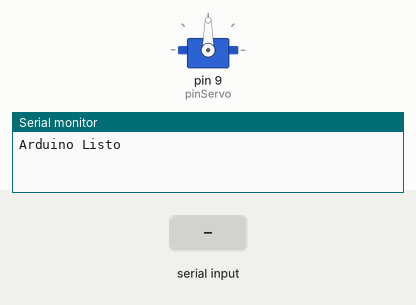
Bench run of a sketch on a simulated Arduino Uno, built with avr-gcc and run on an emulated ATmega328P. On the bench: servo, the last lines printed to the serial monitor. Inputs (shaded band) come from the test bench.

Above: at 1.2 s.
1.3 s: "90,45\n" received over Serial
At 2.5 s:
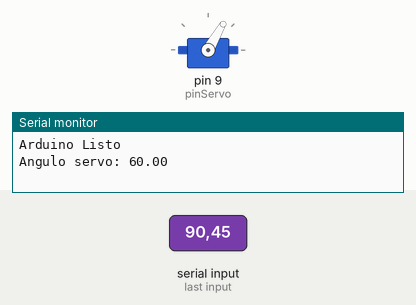
Timing chart, 0 to 4.3 s (numbered marks = the images above; inputs shaded):
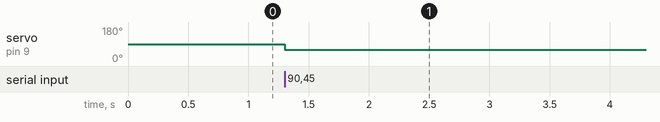

Measured:
- after the input at 1.3 s, servo on pin 9 (pinServo): 90° → 60° at once

The sketch:

Servo_mov.ino
```cpp
#include <Servo.h>

// Configuración del servo
Servo servo;
int pinServo = 9;
float servoAngle = 90;
const byte numMaxChars = 32;
char recievedChars[numMaxChars];
boolean newData = false;

void setup() {
  Serial.begin(115200);
  Serial.println("Arduino Listo");
  servo.attach(pinServo);

}

void loop() {
  // Parte 1: Lectura del ángulo para el servo por Serial
  readSerialData();
}

void readSerialData() {
  static byte index = 0;
  char finalLinea = '\n';
  char rc;
  float goalAngle = 0;

  while (Serial.available() > 0 && newData == false) {
    rc = Serial.read();

    if (rc != finalLinea) {
      recievedChars[index] = rc;
      index++;
      if (index >= numMaxChars) {
        index = numMaxChars - 1;
      }
    }
    else {
      recievedChars[index] = '\0';
      index = 0;
      newData = true;
    }
  }

  if (newData == true) {
    goalAngle = atof(recievedChars);
    goalAngle = goalAngle;// - 0.15;
    servoAngle = 90 - (goalAngle * 57.2957); // Conversión de radianes a grados
    servoAngle = constrain(servoAngle, 60, 120); // Limitar ángulo a rango válido

    Serial.print("Angulo servo: ");
    Serial.println(servoAngle);

    servo.write(servoAngle);
    newData = false;
  }
}
```
